Frame 1 (no input): blank canvas, image omitted
Frame 60 (the mouse pressed at the canvas centre just before this capture): blank canvas, image omitted
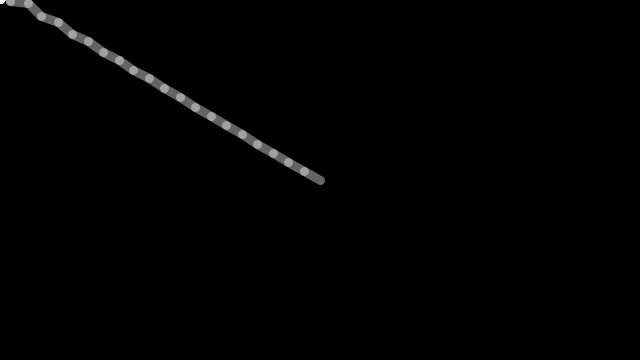
Frame 120 (the mouse held since frame 60 and released just before this capture)

The Processing sketch whose frames 1 and 60 were blank and that drew this single picture after the mouse press (run headless with seeded random() and noise(); from frame 60 on, the mouse is pressed at the canvas centre):

// Processing sketch: processing_122940
// ── processing_122940.pde

float[] x = new float[80];
float[] y = new float[80];
float segLength = 18;

void setup() {
  size(640, 360);
  strokeWeight(9);
  stroke(255, 100);
}

void draw() {
  background(0);
  dragSegment(0, mouseX, mouseY);
  for(int i=0; i<x.length-1; i++) {
    dragSegment(i+1, x[i], y[i]);
  }
}

void dragSegment(int i, float xin, float yin) {
  float dx = xin - x[i];
  float dy = yin - y[i];
  float angle = atan2(dy, dx);  
  x[i] = xin - cos(angle) * segLength;
  y[i] = yin - sin(angle) * segLength;
  segment(x[i], y[i], angle);
}

void segment(float x, float y, float a) {
  pushMatrix();
  translate(x, y);
  rotate(a);
  line(0, 0, segLength, 0);
  popMatrix();
}
